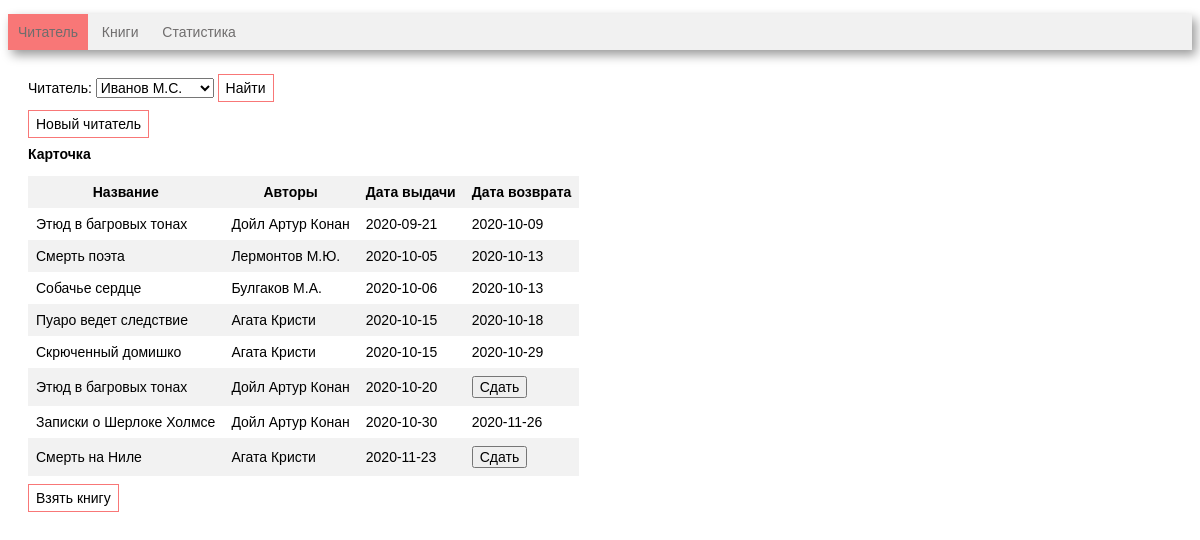
The page / on the database its author committed.
### tables this page shows
CREATE TABLE reader (
       reader_id INTEGER PRIMARY KEY AUTOINCREMENT,
	   reader_name VARCHAR(30)
);

CREATE TABLE book (
      book_id INTEGER PRIMARY KEY AUTOINCREMENT, 
	  title VARCHAR(80),
      genre_id int, 
      publisher_id INT,
      year_publication INT,
      available_numbers INT, 
      FOREIGN KEY (genre_id)  REFERENCES genre (genre_id) ON DELETE CASCADE,
      FOREIGN KEY (publisher_id)  REFERENCES publisher (publisher_id) ON DELETE CASCADE
);

CREATE TABLE book_reader (
      book_reader_id INTEGER PRIMARY KEY AUTOINCREMENT, 
      book_id int, 
      reader_id INT,
	  borrow_date DATE, 
	  return_date DATE,
      FOREIGN KEY (book_id)  REFERENCES book (book_id) ON DELETE CASCADE,
      FOREIGN KEY (reader_id)  REFERENCES reader (reader_id) ON DELETE CASCADE
);

### controllers/index.py (the view)
@app.get('/')
def index():
    conn = get_db_connection()
    if request.values.get('reader'):
        reader_id = int(request.values.get('reader'))
        session['reader_id'] = reader_id
    else:
        session['reader_id'] = 1
    df_reader = reader_model.find_all(conn)
    df_book_reader = reader_model.find_by_id(conn, session['reader_id'])
    conn.close()
    return render_template(
        'index.html',
        reader_id=session['reader_id'],
        combo_box=df_reader,
        book_reader=df_book_reader
    )

### models/reader_model.py (called while the page is built)
def find_all(conn):
    return pandas.read_sql('''SELECT * FROM reader''', conn)

def find_by_id(conn, reader_id):
    return pandas.read_sql(
        '''
        WITH get_authors( book_id, authors_name) AS (
            SELECT book_id, GROUP_CONCAT(author_name) FROM author
            JOIN book_author USING(author_id)
        GROUP BY book_id
        )

        SELECT
            title AS Название,
            authors_name AS Авторы,
            borrow_date AS 'Дата выдачи',
            return_date AS 'Дата возврата',
            book_reader_id
        FROM reader
        JOIN book_reader USING(reader_id)
        JOIN book USING(book_id)
        JOIN get_authors USING(book_id)
        WHERE reader.reader_id = :id
        ORDER BY 3
        ''', conn, params={"id": reader_id})

### utils.py (called while the page is built)
def get_db_connection():
    return sqlite3.connect('library.sqlite')

### templates/index.html (shortened to what this page needs)
{% extends 'base.html' %}
{% from 'macros/readers-select.html' import  readers_select %}
{% from 'macros/render-table.html' import render_table %}
{% block menu %}{{ menu.default("reader") }}{% endblock menu %}
{% block content %}
    <form action='' method="get">
        Читатель: {{ readers_select(combo_box, reader_id) }}
        <input class="btn" type="submit" value="Найти">
    </form>
    <p><a class="btn" href="{{ url_for('create_reader_form') }}">Новый читатель</a></p>
    {{ render_table("Карточка",book_reader, "book_reader_id") }}
    <p><a class="btn" href="{{ url_for('search') }}">Взять книгу</a></p>
{% endblock content %}

### templates/base.html (shortened to what this page needs)
<!DOCTYPE html>
<html lang="ru">
{% import'macros/menu.html' as menu%}
<head>
    <link rel="stylesheet" type="text/css" href="/static/css/style.css"/>
</head>
<body>
{% block menu %}
{% endblock menu %}
<div class="block">
    {% block content %}
    {% endblock content %}
</div>
</body>
</html>

### templates/macros/readers-select.html
{% macro readers_select(df_readers, cur_reader_id) %}
    <select name="reader">
        {% for i in  df_readers.index %}
            {% set iter = df_readers.loc[i] %}
            <option value="{{ iter['reader_id'] }}"
                    {% if cur_reader_id == iter['reader_id'] %} selected {% endif %}>
                {{ iter['reader_name'] }}
            </option>
        {% endfor %}
    </select>
{% endmacro %}

### templates/macros/render-table.html (shortened to what this page needs)
    {% macro render_table(table_name, relation, id) %}
        <p>
            <b>{{ table_name }}</b>
        </p>
        {% set n = relation | length %}
        <table class="table">
            <tr>
                {% for name in relation.dtypes.index %}
                    {% if name != id %}
                        <th>{{ name }}</th>
                    {% endif %}
                {% endfor %}
            </tr>
            <tbody>
            {% for i in range(n) %}
                <tr>
                    {% for name in relation.dtypes.index %}
                        {% if name != id %}
                            <td>
                                {% if relation.loc[i][name] == None %}
                                    <form action='{{ url_for('reader_return_book', reader_id=session['reader_id']) }}' method="post">
                                        <input type="submit" value="Сдать">
                                    </form>
                                {% else %}
                                    {{ relation.loc[i][name] }}
                                {% endif %}
                            </td>
                        {% endif %}
                    {% endfor %}
                </tr>
            {% endfor %}
            </tbody>
        </table>
    {% endmacro %}

### templates/macros/menu.html (shortened to what this page needs)
{% macro default(active) %}
    <div class=menu>
    <ul>
        <li {% if active == 'reader' %} class=active {% endif %}><a href="{{ url_for('index') }}">Читатель</a></li>
        <li>Книги</li>
        <li>Статистика</li>
    </ul>
</div>
{% endmacro %}

### static/css/style.css (style rules this page uses)
:root { --primary-color: #f87777 }
* { font-family: sans-serif; font-size: 14px; }
.table.table { border-collapse: collapse; }
.table th, td { padding: 8px; }
.table td { text-align: left; }
.table tr:nth-child(even), .table th { background-color: #f2f2f2; }
.menu { background-color: #f1f1f1; box-shadow: 4px 5px 10px rgba(0, 0, 0, 0.4); width: 100%; }
.menu li { display: inline-block; vertical-align: top; padding: 10px; color: #6f6d6d; }
.menu a { text-decoration: none; color: #6f6d6d; }
.menu ul { padding: 0px; }
.active { background-color: var(--primary-color); color: #f8f8f8; }
.block { padding: 10px 20px; }
.btn { color: black; padding: 5px 7px; text-decoration: none; outline: none; border: 1px solid var(--primary-color); background: transparent; text-decoration: #6f6d6d; transition: all ease .1s; }

### rows shown on the page
reader: reader "Иванов М.С."
book: title "Этюд в багровых тонах" "Этюд в багровых тонах"
book_reader: borrow_date "2020-09-21" "2020-10-09"
book: title "Смерть поэта"
book_reader: borrow_date "2020-10-05" "2020-10-13"
book: title "Собачье сердце"
book_reader: borrow_date "2020-10-06" "2020-10-13"
book: title "Пуаро ведет следствие"
book_reader: borrow_date "2020-10-15" "2020-10-18"
book: title "Скрюченный домишко"
book_reader: borrow_date "2020-10-15" "2020-10-29"
book_reader: borrow_date "2020-10-20"
book: title "Записки о Шерлоке Холмсе"
book_reader: borrow_date "2020-10-30" "2020-11-26"
book: title "Смерть на Ниле"
book_reader: borrow_date "2020-11-23"

### other values the page prints
{{ table_name }} "Карточка"
{{ name }} "Название" "Авторы" "Дата выдачи" "Дата возврата"
{{ relation.loc[i][name] }} "Дойл Артур Конан" "Лермонтов М.Ю." "Булгаков М.А." "Агата Кристи" "Агата Кристи" "Дойл Артур Конан" "Дойл Артур Конан" "Агата Кристи"
